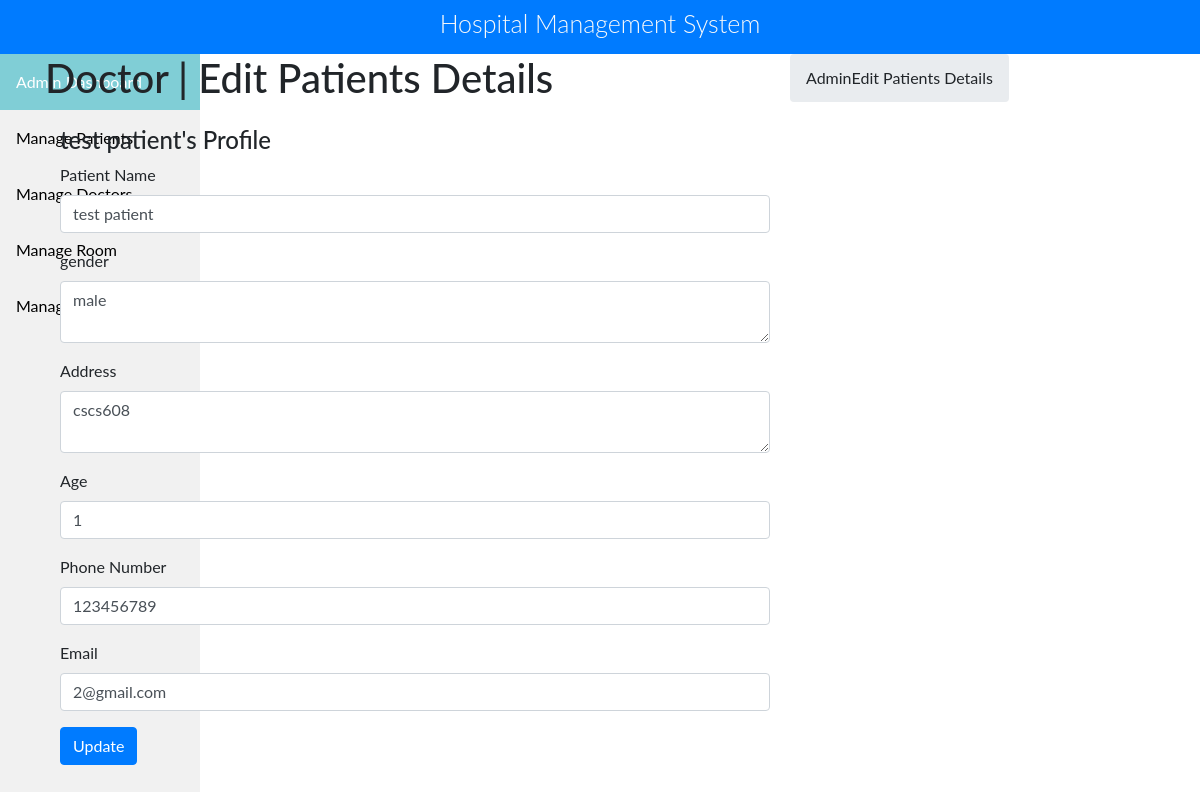
The app's page /HMS/admin/edit-patient.php?id=1 (signed in) with its own data.
### tables this page shows
CREATE TABLE `users` (
  `id` bigint(255) NOT NULL,
  `fullName` varchar(255) DEFAULT NULL,
  `age` tinyint(3) UNSIGNED DEFAULT NULL,
  `gender` varchar(10) DEFAULT NULL,
  `phone` bigint(11) DEFAULT NULL,
  `address` longtext DEFAULT NULL,
  `email` varchar(255) DEFAULT NULL,
  `password` varchar(255) DEFAULT NULL
);

### HMS/admin/edit-patient.php (the view, shortened to what this page needs)
<?php
include('include/config.php');
$pid=intval($_GET['id']);
?>
<!DOCTYPE html>
<html lang="en">
<head>
	<link rel="stylesheet" href="https://stackpath.bootstrapcdn.com/bootstrap/4.5.2/css/bootstrap.min.css">
	<link rel="stylesheet" href="https://pro.fontawesome.com/releases/v5.11.2/css/all.css">
</head>
<body>
	<div id="app">
		<div class="app-content">
			<?php include("include/title.php"); ?>
			<?php include("sideNav.php"); ?>
			<div class="main-content" >
				<div class="wrap-content container" id="container">
					<section id="page-title">
						<div class="row">
							<div class="col-sm-8">
								<h1 class="mainTitle">Doctor | Edit Patients Details </h1>
							</div>
							<ol class="breadcrumb">
								<li>
									<span>Admin</span>
								</li>
								<li class="active">
									<span>Edit Patients Details</span>
								</li>
							</ol>
						</div>
					</section>
					<div class="container-fluid container-fullw bg-white">
						<div class="row">
							<div class="col-md-12">
									<div class="row margin-top-30">
										<div class="col-lg-8 col-md-12">
											<div class="panel panel-white">
												<div class="panel-body">
													<?php $sql=mysqli_query($con,"select * from users where id='$pid'");
													while($data=mysqli_fetch_array($sql))
													{
														?>
														<h4><?php echo htmlentities($data['fullName']);?>'s Profile</h4>
														<form role="form" name="adduser" method="post" onSubmit="return valid();">
																<div class="form-group">
																	<label for="PatientName">
																		Patient Name
																	</label>
																	<input type="text" name="patientname" class="form-control" value="<?php echo htmlentities($data['fullName']);?>" >
																</div>
																<div class="form-group">
																	<label for="gender">
																		 gender
																	</label>
																	<textarea name="patientgender" class="form-control"><?php echo htmlentities($data['gender']);?></textarea>
																</div>
																<div class="form-group">
																	<label for="address">
																		 Address
																	</label>
																	<textarea name="patientaddr" class="form-control"><?php echo htmlentities($data['address']);?></textarea>
																</div>
																<div class="form-group">
																	<label for="age">
																		Age
																	</label>
																	<input type="text" name="patientage" class="form-control" required="required"  value="<?php echo htmlentities($data['age']);?>" >
																</div>
																<div class="form-group">
																	<label for="fess">
																		Phone Number
																	</label>
																	<input type="text" name="patientphone" class="form-control" required="required"  value="<?php echo htmlentities($data['phone']);?>">
																</div>
																<div class="form-group">
																	<label for="fess">
																		 Email
																	</label>
																	<input type="email" name="patientemail" class="form-control"  required="required"  value="<?php echo htmlentities($data['email']);?>">
																</div>
															<?php } ?>
															<button type="submit" name="submit" class="btn btn-o btn-primary">
																Update
															</button>
														</form>
													</div>
												</div>
											</div>
										</div>
									</div>
								</div>
							</div>
						</div>
					</div>
				</div>
			</div>
	</body>
	</html>

### HMS/admin/sideNav.php (style rules this page uses)
body { margin: 0; font-family: "Lato", sans-serif; }

### records on screen
users: fullName "test patient", patientname "test patient", patientgender "male", patientaddr "cscs608", patientage "1", patientphone "123456789", patientemail "2@gmail.com"
